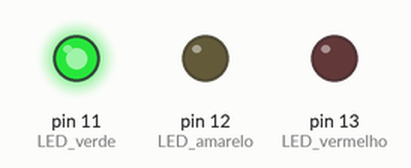
Recording of a sketch running on a simulated Arduino Uno, built with avr-gcc and run on an emulated ATmega328P. Shown: output pins drawn as LEDs (lit = HIGH).

Above: at 1.5 s.
At 4.0 s:
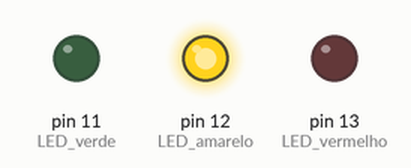
At 6.5 s:
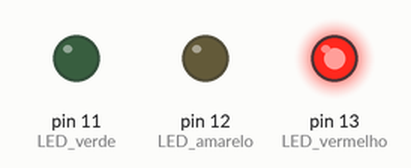
Timing chart, 0 to 10.4 s (numbered marks = the images above):
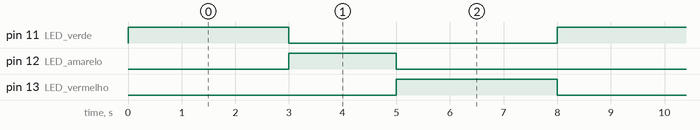

Measured:
- by itself, pin 11 (LED_verde), pin 13 (LED_vermelho): alternates HIGH for 3.0 s and LOW for 5.0 s
- by itself, pin 12 (LED_amarelo): alternates HIGH for 2.0 s and LOW for 6.0 s
- by itself, everything shown: repeats every 8.0 s, in 3 steps

The sketch:

09_Projeto_Semaforo.ino
```cpp
/*******************************************************************************
* Kit Iniciante para Arduino v8 - Projeto Semáforo 1
* Projeto de um semáforo de carros.
*******************************************************************************/

void setup(){
  // Configura os pinos dos LEDs como saída
  pinMode(11, OUTPUT); // LED verde
  pinMode(12, OUTPUT); // LED amarelo
  pinMode(13, OUTPUT); // LED vermelho
}

void loop(){
  // Sinal aberto: apaga LED vermelho, acende LED verde
  digitalWrite(11, HIGH);
  digitalWrite(12, LOW);
  digitalWrite(13, LOW);
  delay(3000);

  // Sinal fechado: apaga LED verde, acende LED amarelo
  digitalWrite(11, LOW);
  digitalWrite(12, HIGH);
  digitalWrite(13, LOW);
  delay(2000);

  // Sinal fechado: apaga LED amarelo, acende LED vermelho
  digitalWrite(11, LOW);
  digitalWrite(12, LOW);
  digitalWrite(13, HIGH);
  delay(3000);
}
```
